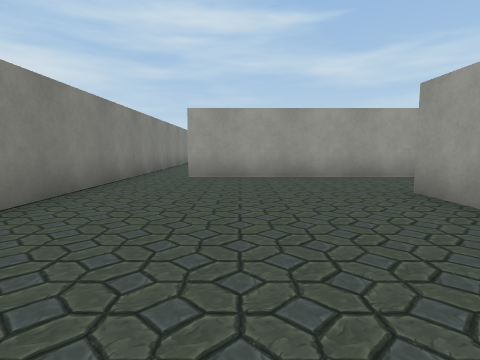
View 1 (above)

24 first-person views from a walk through a Unity game level. The camera is 1.2 m above the floor, tilts 6° down and sees 80° across. The floor is counted in squares, 2 m on a side. Each view is taken from the middle of a square. On the plan, view 1 faces up. The plan holds only what a view shows up to about 9 squares ahead; the rest is blank. The place goes on beyond the plan. The player is left out. Some surface patterns are stand-ins.

View 2
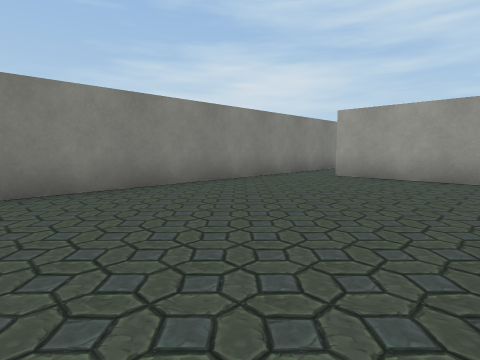

View 3
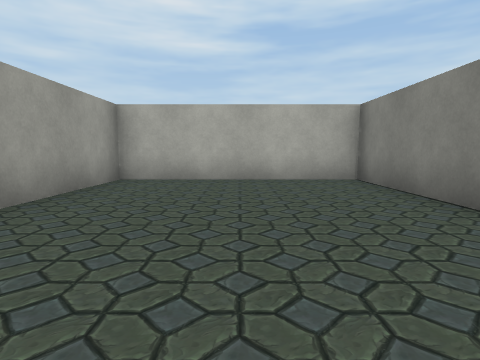

View 4
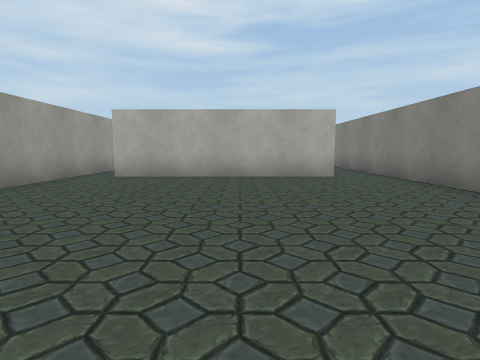

View 5
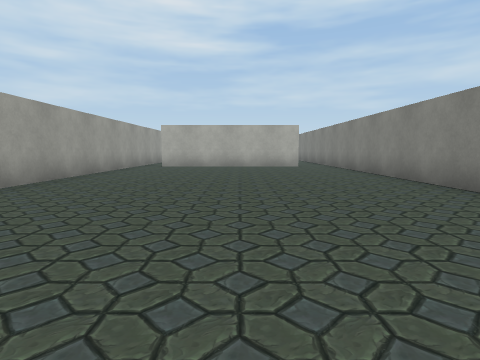

View 6
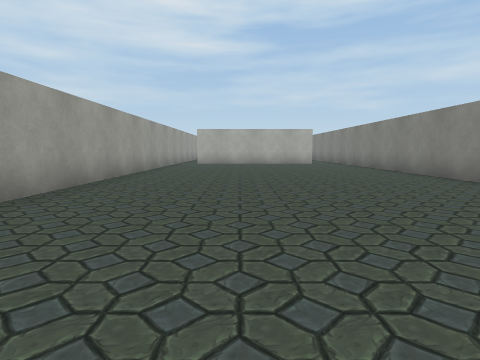

View 7
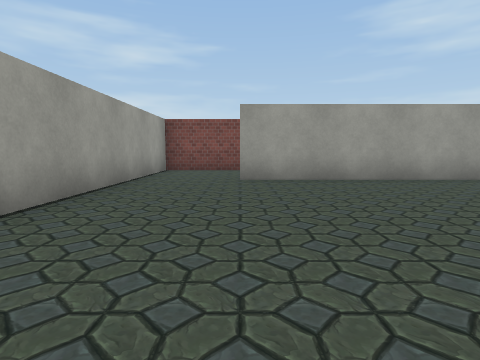

View 8
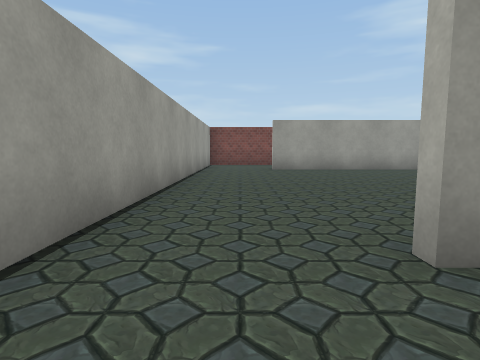

View 9
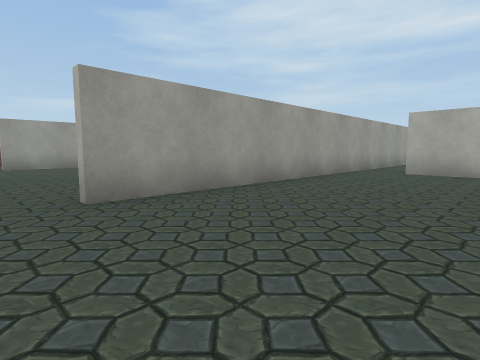

View 10
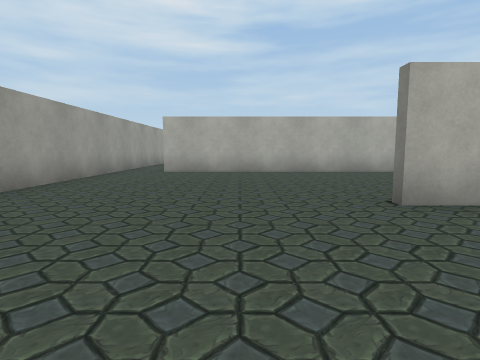

View 11
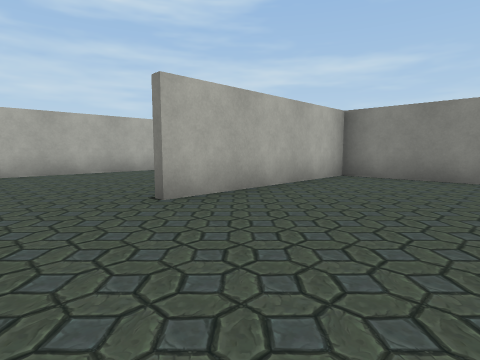

View 12
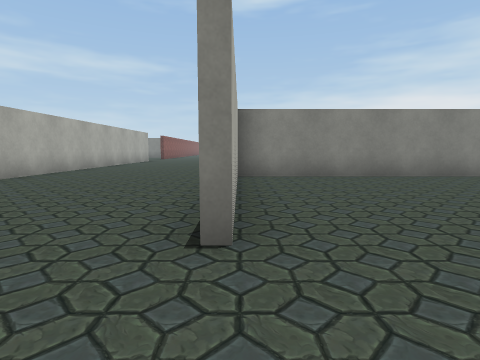

View 13
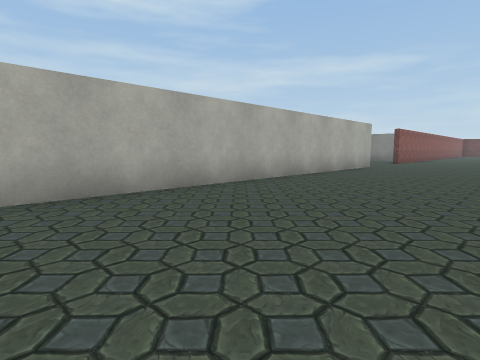

View 14
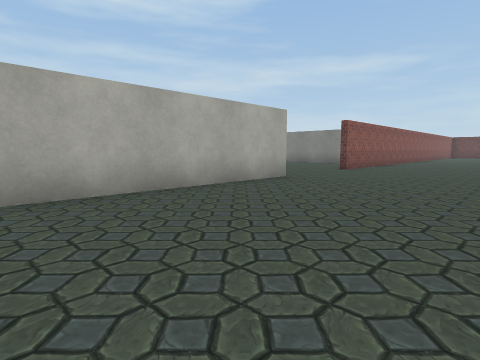

View 15
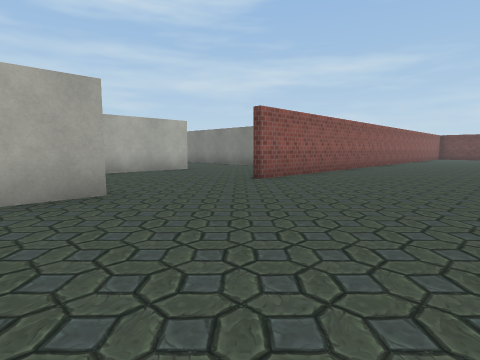

View 16
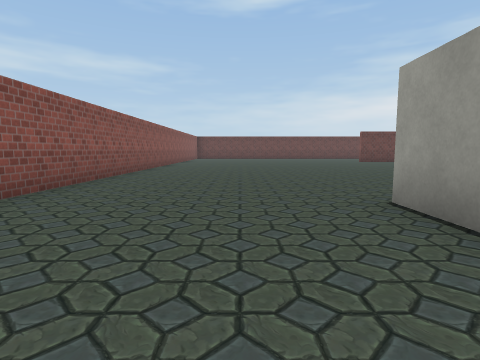

View 17
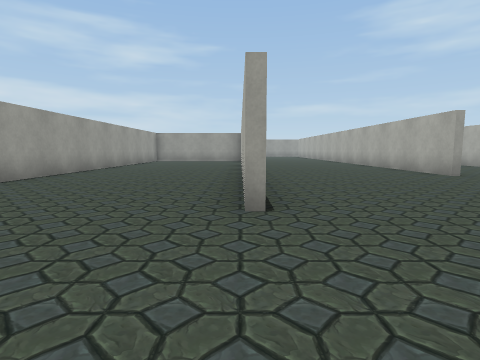

View 18
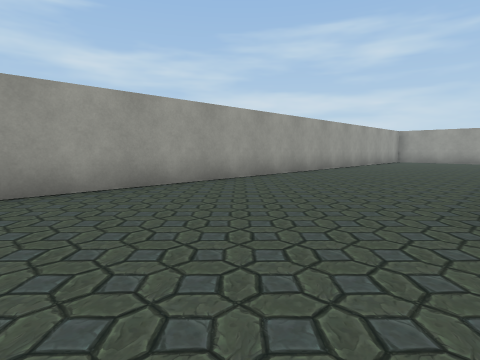

View 19
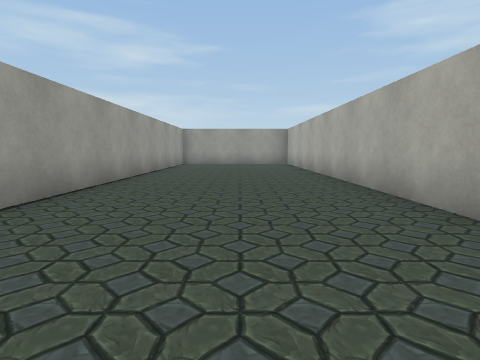

View 20
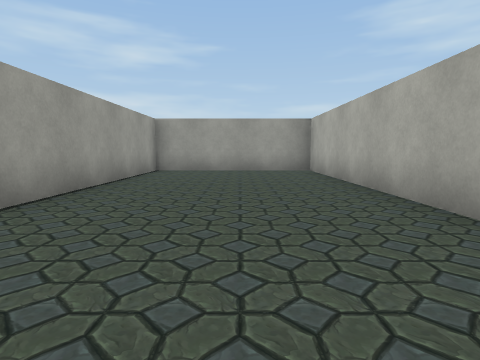

View 21
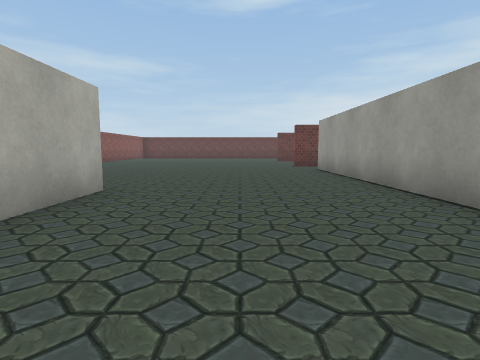

View 22
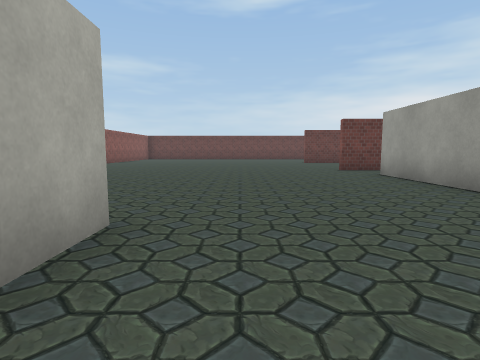

View 23
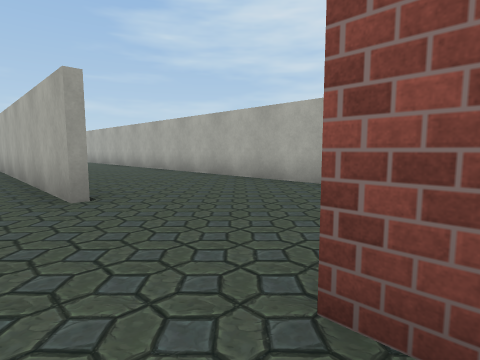

View 24
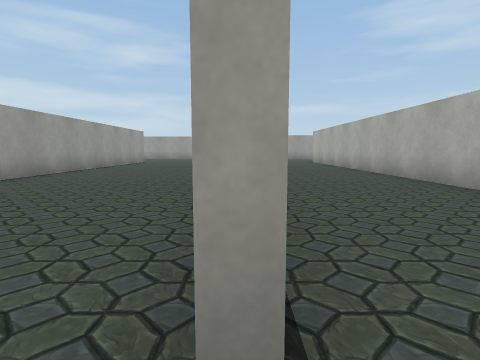

### Floor plan
Ten units are one square. View 1 is at (0, 0); x grows to the right and y downward. Boxes are objects, and circles mark ways between rooms. Rooms are numbered by the first view taken in them; rooms with no view inside come last. Other rooms are left out.
<svg viewBox="-316 -220 371 233">
<path fill="none" stroke="#000" d="M-24 -59 -24 8 24 8 24 -40M24 -63 -12 -63M-24 -139 -24 -59M-12 -65 39 -65M45 -212 -16 -212M47 -64 47 -190M-215 -121 -39 -121M-129 -167 -164 -167M-252 -84 -129 -84M-240 -167 -252 -167M-252 -170 -127 -170 -127 -214 -301 -214M-125 -215 -125 -170 -78 -170M-311 -121 -245 -121M-26 -125 -26 -190M-16 -212 -26 -212"/>
<circle cx="-10" cy="-60" r="3" fill="#2a7"/>
<circle cx="-20" cy="-200" r="3" fill="#2a7"/>
<text x="0" y="-30">1</text>
<text x="10" y="-140">2</text>
<text x="-170" y="-100">3</text>
</svg>
Room 1 opens to room 2. Room 2 opens to room 3.

Where each view was taken, in squares from view 1:
view 1: 0 up, 0 right, facing up
view 2: 0 up, 2 right, facing up-left
view 3: 5 up, 0 right, facing down
view 4: 13 up, 1 right, facing down
view 5: 17 up, 1 right, facing down
view 6: 19 up, 2 right, facing down
view 7: 19 up, 1 left, facing right
view 8: 20 up, 4 left, facing right
view 9: 20 up, 6 left, facing down-right
view 10: 20 up, 6 left, facing down
view 11: 20 up, 6 left, facing down-left
view 12: 17 up, 6 left, facing left
view 13: 16 up, 11 left, facing down-left
view 14: 16 up, 16 left, facing down-left
view 15: 16 up, 20 left, facing down-left
view 16: 15 up, 22 left, facing left
view 17: 17 up, 28 left, facing right
view 18: 17 up, 28 left, facing up-right
view 19: 19 up, 25 left, facing right
view 20: 19 up, 21 left, facing right
view 21: 19 up, 21 left, facing left
view 22: 18 up, 23 left, facing left
view 23: 13 up, 25 left, facing down-right
view 24: 12 up, 22 left, facing right
